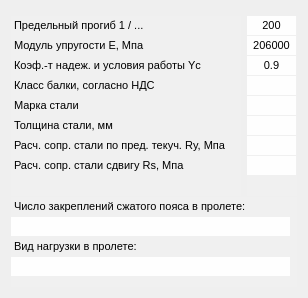
       <widget class="QWidget" name="tab_9">
        <attribute name="title">
         <string>Прочность и жесткость</string>
        </attribute>
        <layout class="QGridLayout" name="gridLayout_27">
         <item row="0" column="0">
          <widget class="QTableWidget" name="tableWidget_15">
           <property name="sizePolicy">
            <sizepolicy hsizetype="Fixed" vsizetype="Preferred">
             <horstretch>0</horstretch>
             <verstretch>0</verstretch>
            </sizepolicy>
           </property>
           <property name="minimumSize">
            <size>
             <width>230</width>
             <height>180</height>
            </size>
           </property>
           <property name="maximumSize">
            <size>
             <width>230</width>
             <height>170</height>
            </size>
           </property>
           <property name="sizeIncrement">
            <size>
             <width>0</width>
             <height>0</height>
            </size>
           </property>
           <property name="font">
            <font>
             <pointsize>8</pointsize>
            </font>
           </property>
           <property name="focusPolicy">
            <enum>Qt::NoFocus</enum>
           </property>
           <property name="styleSheet">
            <string notr="true">background-color: rgb(240, 240, 240);</string>
           </property>
           <property name="frameShape">
            <enum>QFrame::NoFrame</enum>
           </property>
           <property name="verticalScrollBarPolicy">
            <enum>Qt::ScrollBarAlwaysOff</enum>
           </property>
           <property name="horizontalScrollBarPolicy">
            <enum>Qt::ScrollBarAlwaysOff</enum>
           </property>
           <property name="editTriggers">
            <set>QAbstractItemView::NoEditTriggers</set>
           </property>
           <property name="selectionMode">
            <enum>QAbstractItemView::NoSelection</enum>
           </property>
           <property name="gridStyle">
            <enum>Qt::NoPen</enum>
           </property>
           <attribute name="horizontalHeaderVisible">
            <bool>false</bool>
           </attribute>
           <attribute name="horizontalHeaderMinimumSectionSize">
            <number>100</number>
           </attribute>
           <attribute name="horizontalHeaderDefaultSectionSize">
            <number>230</number>
           </attribute>
           <attribute name="verticalHeaderVisible">
            <bool>false</bool>
           </attribute>
           <attribute name="verticalHeaderMinimumSectionSize">
            <number>20</number>
           </attribute>
           <attribute name="verticalHeaderDefaultSectionSize">
            <number>20</number>
           </attribute>
           <attribute name="verticalHeaderHighlightSections">
            <bool>false</bool>
           </attribute>
           <attribute name="verticalHeaderShowSortIndicator" stdset="0">
            <bool>false</bool>
           </attribute>
           <attribute name="verticalHeaderStretchLastSection">
            <bool>false</bool>
           </attribute>
           <row>
            <property name="text">
             <string>Прогиб</string>
            </property>
           </row>
           <row>
            <property name="text">
             <string>E</string>
            </property>
           </row>
           <row>
            <property name="text">
             <string>Yc</string>
            </property>
           </row>
           <row>
            <property name="text">
             <string>НДС</string>
            </property>
           </row>
           <row>
            <property name="text">
             <string>Марка</string>
            </property>
           </row>
           <row>
            <property name="text">
             <string>Толщина стали, мм</string>
            </property>
           </row>
           <row>
            <property name="text">
             <string>Ry</string>
            </property>
           </row>
           <row>
            <property name="text">
             <string>Rs</string>
            </property>
           </row>
           <column>
            <property name="text">
             <string>Наименование</string>
            </property>
           </column>
           <item row="0" column="0">
            <property name="text">
             <string>Предельный прогиб 1 / ...</string>
            </property>
           </item>
           <item row="1" column="0">
            <property name="text">
             <string>Модуль упругости E, Мпа</string>
            </property>
           </item>
           <item row="2" column="0">
            <property name="text">
             <string>Коэф.-т надеж. и условия работы Yc</string>
            </property>
           </item>
           <item row="3" column="0">
            <property name="text">
             <string>Класс балки, согласно НДС</string>
            </property>
            <property name="textAlignment">
             <set>AlignLeading|AlignVCenter</set>
            </property>
            <property name="background">
             <brush brushstyle="NoBrush">
              <color alpha="255">
               <red>0</red>
               <green>0</green>
               <blue>0</blue>
              </color>
             </brush>
            </property>
           </item>
           <item row="4" column="0">
            <property name="text">
             <string>Марка стали</string>
            </property>
            <property name="textAlignment">
             <set>AlignLeading|AlignVCenter</set>
            </property>
           </item>
           <item row="5" column="0">
            <property name="text">
             <string>Толщина стали, мм</string>
            </property>
           </item>
           <item row="6" column="0">
            <property name="text">
             <string>Расч. сопр. стали по пред. текуч. Ry, Мпа</string>
            </property>
            <property name="textAlignment">
             <set>AlignLeading|AlignVCenter</set>
            </property>
           </item>
           <item row="7" column="0">
            <property name="text">
             <string>Расч. сопр. стали сдвигу Rs, Мпа</string>
            </property>
            <property name="textAlignment">
             <set>AlignLeading|AlignVCenter</set>
            </property>
           </item>
          </widget>
         </item>
         <item row="1" column="0" colspan="2">
          <widget class="QTableWidget" name="tableWidget_19">
           <property name="sizePolicy">
            <sizepolicy hsizetype="Fixed" vsizetype="Preferred">
             <horstretch>0</horstretch>
             <verstretch>0</verstretch>
            </sizepolicy>
           </property>
           <property name="minimumSize">
            <size>
             <width>0</width>
             <height>90</height>
            </size>
           </property>
           <property name="maximumSize">
            <size>
             <width>300</width>
             <height>90</height>
            </size>
           </property>
           <property name="sizeIncrement">
            <size>
             <width>0</width>
             <height>0</height>
            </size>
           </property>
           <property name="font">
            <font>
             <pointsize>8</pointsize>
            </font>
           </property>
           <property name="focusPolicy">
            <enum>Qt::StrongFocus</enum>
           </property>
           <property name="styleSheet">
            <string notr="true">background-color: rgb(240, 240, 240);</string>
           </property>
           <property name="frameShape">
            <enum>QFrame::NoFrame</enum>
           </property>
           <property name="verticalScrollBarPolicy">
            <enum>Qt::ScrollBarAlwaysOff</enum>
           </property>
           <property name="horizontalScrollBarPolicy">
            <enum>Qt::ScrollBarAlwaysOff</enum>
           </property>
           <property name="editTriggers">
            <set>QAbstractItemView::AnyKeyPressed|QAbstractItemView::DoubleClicked|QAbstractItemView::EditKeyPressed</set>
           </property>
           <property name="selectionMode">
            <enum>QAbstractItemView::NoSelection</enum>
           </property>
           <property name="gridStyle">
            <enum>Qt::NoPen</enum>
           </property>
           <attribute name="horizontalHeaderVisible">
            <bool>false</bool>
           </attribute>
           <attribute name="horizontalHeaderMinimumSectionSize">
            <number>100</number>
           </attribute>
           <attribute name="horizontalHeaderDefaultSectionSize">
            <number>280</number>
           </attribute>
           <attribute name="verticalHeaderVisible">
            <bool>false</bool>
           </attribute>
           <attribute name="verticalHeaderMinimumSectionSize">
            <number>20</number>
           </attribute>
           <attribute name="verticalHeaderDefaultSectionSize">
            <number>20</number>
           </attribute>
           <attribute name="verticalHeaderHighlightSections">
            <bool>false</bool>
           </attribute>
           <attribute name="verticalHeaderShowSortIndicator" stdset="0">
            <bool>false</bool>
           </attribute>
           <attribute name="verticalHeaderStretchLastSection">
            <bool>false</bool>
           </attribute>
           <row>
            <property name="text">
             <string>Число закреплений сжатого пояса в пролете:
</string>
            </property>
           </row>
           <row>
            <property name="text">
             <string>Ry</string>
            </property>
           </row>
           <row>
            <property name="text">
             <string>Rs</string>
            </property>
           </row>
           <row>
            <property name="text">
             <string>E</string>
            </property>
           </row>
           <column>
            <property name="text">
             <string>Наименование</string>
            </property>
           </column>
           <item row="0" column="0">
            <property name="text">
             <string>Число закреплений сжатого пояса в пролете:</string>
            </property>
            <property name="textAlignment">
             <set>AlignLeading|AlignVCenter</set>
            </property>
            <property name="background">
             <brush brushstyle="SolidPattern">
              <color alpha="255">
               <red>240</red>
               <green>240</green>
               <blue>240</blue>
              </color>
             </brush>
            </property>
            <property name="flags">
             <set>ItemIsEnabled</set>
            </property>
           </item>
           <item row="1" column="0">
            <property name="text">
             <string/>
            </property>
            <property name="textAlignment">
             <set>AlignCenter</set>
            </property>
            <property name="background">
             <brush brushstyle="SolidPattern">
              <color alpha="255">
               <red>254</red>
               <green>254</green>
               <blue>254</blue>
              </color>
             </brush>
            </property>
           </item>
           <item row="2" column="0">
            <property name="text">
             <string>Вид нагрузки в пролете:</string>
            </property>
            <property name="textAlignment">
             <set>AlignLeading|AlignVCenter</set>
            </property>
            <property name="background">
             <brush brushstyle="SolidPattern">
              <color alpha="255">
               <red>240</red>
               <green>240</green>
               <blue>240</blue>
              </color>
             </brush>
            </property>
            <property name="flags">
             <set>ItemIsEnabled</set>
            </property>
           </item>
           <item row="3" column="0">
            <property name="text">
             <string/>
            </property>
            <property name="textAlignment">
             <set>AlignCenter</set>
            </property>
            <property name="background">
             <brush brushstyle="SolidPattern">
              <color alpha="255">
               <red>254</red>
               <green>254</green>
               <blue>254</blue>
              </color>
             </brush>
            </property>
           </item>
          </widget>
         </item>
         <item row="0" column="1">
          <widget class="QTableWidget" name="tableWidget_14">
           <property name="sizePolicy">
            <sizepolicy hsizetype="Fixed" vsizetype="Preferred">
             <horstretch>0</horstretch>
             <verstretch>0</verstretch>
            </sizepolicy>
           </property>
           <property name="minimumSize">
            <size>
             <width>50</width>
             <height>180</height>
            </size>
           </property>
           <property name="maximumSize">
            <size>
             <width>50</width>
             <height>170</height>
            </size>
           </property>
           <property name="font">
            <font>
             <pointsize>8</pointsize>
            </font>
           </property>
           <property name="styleSheet">
            <string notr="true">background-color: rgb(240, 240, 240);</string>
           </property>
           <property name="frameShape">
            <enum>QFrame::NoFrame</enum>
           </property>
           <property name="lineWidth">
            <number>1</number>
           </property>
           <property name="midLineWidth">
            <number>0</number>
           </property>
           <property name="verticalScrollBarPolicy">
            <enum>Qt::ScrollBarAlwaysOff</enum>
           </property>
           <property name="horizontalScrollBarPolicy">
            <enum>Qt::ScrollBarAlwaysOff</enum>
           </property>
           <property name="selectionMode">
            <enum>QAbstractItemView::NoSelection</enum>
           </property>
           <property name="showGrid">
            <bool>true</bool>
           </property>
           <property name="gridStyle">
            <enum>Qt::NoPen</enum>
           </property>
           <property name="sortingEnabled">
            <bool>false</bool>
           </property>
           <property name="wordWrap">
            <bool>true</bool>
           </property>
           <property name="cornerButtonEnabled">
            <bool>true</bool>
           </property>
           <attribute name="horizontalHeaderVisible">
            <bool>false</bool>
           </attribute>
           <attribute name="horizontalHeaderDefaultSectionSize">
            <number>50</number>
           </attribute>
           <attribute name="verticalHeaderVisible">
            <bool>false</bool>
           </attribute>
           <attribute name="verticalHeaderMinimumSectionSize">
            <number>20</number>
           </attribute>
           <attribute name="verticalHeaderDefaultSectionSize">
            <number>20</number>
           </attribute>
           <row>
            <property name="text">
             <string>Предельный прогиб</string>
            </property>
           </row>
           <row>
            <property name="text">
             <string>E</string>
            </property>
           </row>
           <row>
            <property name="text">
             <string>Коэф. надежности и усл. раб.</string>
            </property>
           </row>
           <row>
            <property name="text">
             <string>НДС</string>
            </property>
           </row>
           <row>
            <property name="text">
             <string>Марка</string>
            </property>
           </row>
           <row>
            <property name="text">
             <string>Толщина стали, мм</string>
            </property>
           </row>
           <row>
            <property name="text">
             <string>Ry</string>
            </property>
           </row>
           <row>
            <property name="text">
             <string>Rs</string>
            </property>
           </row>
           <column>
            <property name="text">
             <string>*</string>
            </property>
           </column>
           <item row="0" column="0">
            <property name="text">
             <string>200</string>
            </property>
            <property name="textAlignment">
             <set>AlignCenter</set>
            </property>
            <property name="background">
             <brush brushstyle="SolidPattern">
              <color alpha="255">
               <red>254</red>
               <green>254</green>
               <blue>254</blue>
              </color>
             </brush>
            </property>
            <property name="foreground">
             <brush brushstyle="NoBrush">
              <color alpha="255">
               <red>0</red>
               <green>0</green>
               <blue>0</blue>
              </color>
             </brush>
            </property>
           </item>
           <item row="1" column="0">
            <property name="text">
             <string>206000</string>
            </property>
            <property name="textAlignment">
             <set>AlignCenter</set>
            </property>
            <property name="background">
             <brush brushstyle="SolidPattern">
              <color alpha="255">
               <red>254</red>
               <green>254</green>
               <blue>254</blue>
              </color>
             </brush>
            </property>
           </item>
           <item row="2" column="0">
            <property name="text">
             <string>0.9</string>
            </property>
            <property name="textAlignment">
             <set>AlignCenter</set>
            </property>
            <property name="background">
             <brush brushstyle="SolidPattern">
              <color alpha="255">
               <red>254</red>
               <green>254</green>
               <blue>254</blue>
              </color>
             </brush>
            </property>
           </item>
           <item row="3" column="0">
            <property name="text">
             <string/>
            </property>
            <property name="textAlignment">
             <set>AlignCenter</set>
            </property>
            <property name="background">
             <brush brushstyle="SolidPattern">
              <color alpha="255">
               <red>254</red>
               <green>254</green>
               <blue>254</blue>
              </color>
             </brush>
            </property>
           </item>
           <item row="4" column="0">
            <property name="text">
             <string/>
            </property>
            <property name="textAlignment">
             <set>AlignCenter</set>
            </property>
            <property name="background">
             <brush brushstyle="SolidPattern">
              <color alpha="255">
               <red>254</red>
               <green>254</green>
               <blue>254</blue>
              </color>
             </brush>
            </property>
           </item>
           <item row="5" column="0">
            <property name="text">
             <string/>
            </property>
            <property name="textAlignment">
             <set>AlignCenter</set>
            </property>
            <property name="background">
             <brush brushstyle="SolidPattern">
              <color alpha="255">
               <red>254</red>
               <green>254</green>
               <blue>254</blue>
              </color>
             </brush>
            </property>
           </item>
           <item row="6" column="0">
            <property name="text">
             <string/>
            </property>
            <property name="textAlignment">
             <set>AlignCenter</set>
            </property>
            <property name="background">
             <brush brushstyle="SolidPattern">
              <color alpha="255">
               <red>254</red>
               <green>254</green>
               <blue>254</blue>
              </color>
             </brush>
            </property>
           </item>
           <item row="7" column="0">
            <property name="text">
             <string/>
            </property>
            <property name="textAlignment">
             <set>AlignCenter</set>
            </property>
            <property name="background">
             <brush brushstyle="SolidPattern">
              <color alpha="255">
               <red>254</red>
               <green>254</green>
               <blue>254</blue>
              </color>
             </brush>
            </property>
           </item>
          </widget>
         </item>
        </layout>
       </widget>
